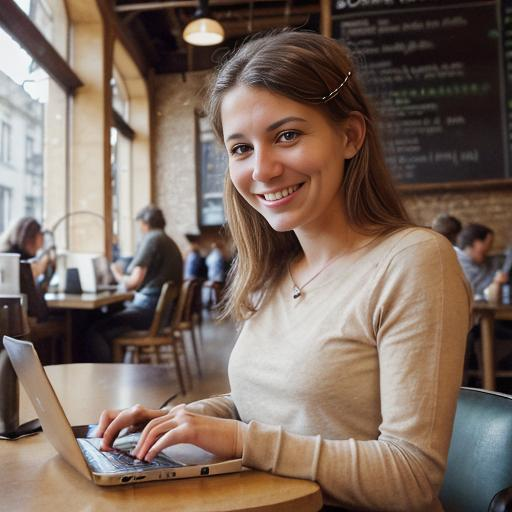
#> input picture image_processing_edge_detection/photo.jpeg, 512 x 512 px
$ jupyter execute edge_detection.ipynb
#> lines starting #> are read from the running program, lines starting #| are printed output that depends on the picture
[cell 1]
import matplotlib.pyplot as plt
from skimage import color, img_as_float
from skimage.filters import sobel
from skimage.io import imread
img= imread("photo.jpeg")
#> img is the input picture: shape (512, 512, 3); mean R, G, B 125.4, 107.1, 95.9
gray = color.rgb2gray(img) if img.ndim == 3 else img
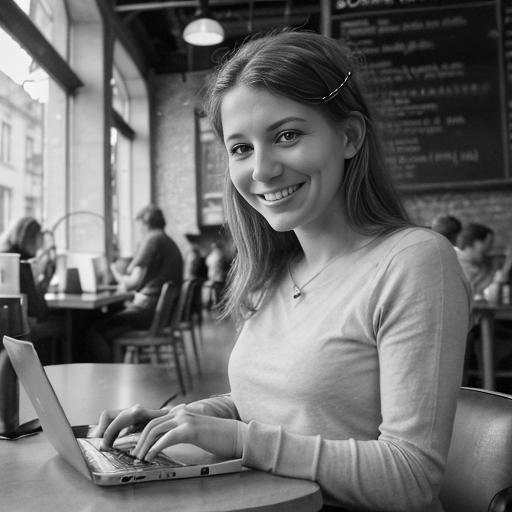
#> gray: shape (512, 512) float64; min 0.000833, max 0.998, mean 0.432
gray = img_as_float(gray)

edges_sobel = sobel(gray)
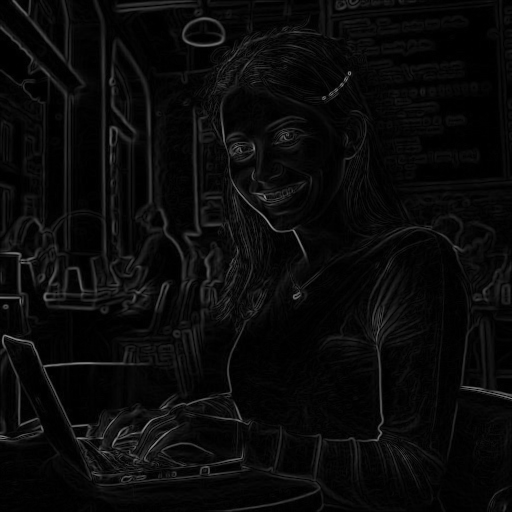
#> edges_sobel: shape (512, 512) float64; min 0, max 0.56, mean 0.0399

plt.figure(figsize=(12,4))
plt.subplot(1,2,1); plt.imshow(gray, cmap="gray"); plt.title("Gray"); plt.axis("off")
plt.subplot(1,2,2); plt.imshow(edges_sobel, cmap="gray"); plt.title("Sobel (magnitude)"); plt.axis("off")
plt.tight_layout(); plt.show()
#> after `plt.tight_layout()`:
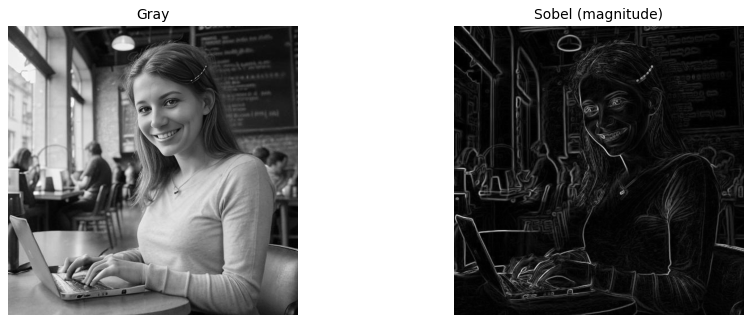
#> figure drawn by matplotlib, 2 panels

[cell 2]
from skimage.feature import canny
from skimage.filters import gaussian

# Canny genelde önce hafif blur ister
g = gaussian(gray, sigma=1.2)

edges_canny = canny(g, sigma=1.2, low_threshold=0.08, high_threshold=0.20)
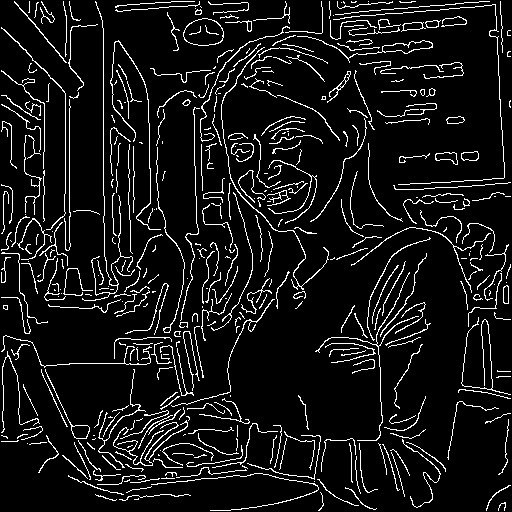
#> edges_canny: shape (512, 512) bool; 8.4% white in thin lines or dots

plt.figure(figsize=(12,4))
plt.subplot(1,2,1); plt.imshow(gray, cmap="gray"); plt.title("Gray"); plt.axis("off")
plt.subplot(1,2,2); plt.imshow(edges_canny, cmap="gray"); plt.title("Canny (binary edges)"); plt.axis("off")
plt.tight_layout(); plt.show()

[cell 3]
from skimage.filters import prewitt, roberts

edges_prewitt = prewitt(gray)
edges_roberts = roberts(gray)

plt.figure(figsize=(15,4))
plt.subplot(1,3,1); plt.imshow(edges_roberts, cmap="gray"); plt.title("Roberts"); plt.axis("off")
plt.subplot(1,3,2); plt.imshow(edges_prewitt, cmap="gray"); plt.title("Prewitt"); plt.axis("off")
plt.subplot(1,3,3); plt.imshow(edges_sobel, cmap="gray"); plt.title("Sobel"); plt.axis("off")
plt.tight_layout(); plt.show()

[cell 4]
import matplotlib.pyplot as plt
from skimage import color, img_as_float, filters

# 1) grayscale + float
gray = color.rgb2gray(img) if img.ndim == 3 else img
gray = img_as_float(gray)

# 2) Laplacian (doğrudan)
lap = filters.laplace(gray, ksize=3)
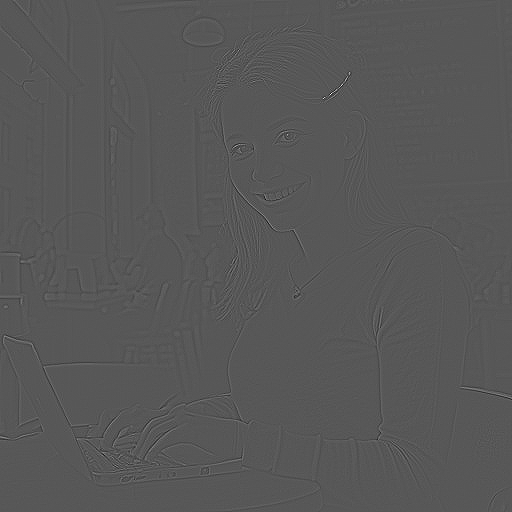
#> lap: shape (512, 512) float64; min -1.55, max 2.96, mean 4.24e-21; drawn with min black and max white

# 3) Gaussian + Laplacian (daha stabil)
g = filters.gaussian(gray, sigma=1.2)
lap_g = filters.laplace(g, ksize=3)
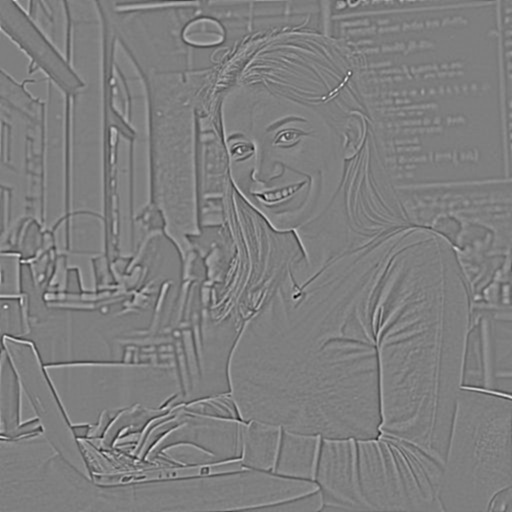
#> lap_g: shape (512, 512) float64; min -0.211, max 0.212, mean 9.99e-20; drawn with min black and max white

plt.figure(figsize=(15,5))

plt.subplot(1,3,1)
plt.imshow(gray, cmap="gray")
plt.title("Gray")
plt.axis("off")

plt.subplot(1,3,2)
plt.imshow(lap, cmap="gray")
plt.title("Laplacian (2nd derivative)")
plt.axis("off")

plt.subplot(1,3,3)
plt.imshow(lap_g, cmap="gray")
plt.title("Gaussian + Laplacian")
plt.axis("off")

plt.tight_layout()
plt.show()
